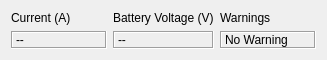
     <widget class="QWidget" name="gridLayoutWidget_6">
      <property name="geometry">
       <rect>
        <x>270</x>
        <y>310</y>
        <width>327</width>
        <height>52</height>
       </rect>
      </property>
      <layout class="QGridLayout" name="battery_info">
       <item row="0" column="2">
        <widget class="QLabel" name="warning_label">
         <property name="text">
          <string>Warnings</string>
         </property>
        </widget>
       </item>
       <item row="0" column="1">
        <widget class="QLabel" name="voltage_label">
         <property name="text">
          <string>Battery Voltage (V)</string>
         </property>
        </widget>
       </item>
       <item row="0" column="0">
        <widget class="QLabel" name="current_label">
         <property name="text">
          <string>Current (A)</string>
         </property>
        </widget>
       </item>
       <item row="1" column="0">
        <widget class="QLabel" name="current_value">
         <property name="layoutDirection">
          <enum>Qt::LeftToRight</enum>
         </property>
         <property name="frameShape">
          <enum>QFrame::Box</enum>
         </property>
         <property name="frameShadow">
          <enum>QFrame::Sunken</enum>
         </property>
         <property name="text">
          <string>--</string>
         </property>
         <property name="alignment">
          <set>Qt::AlignLeading|Qt::AlignLeft|Qt::AlignVCenter</set>
         </property>
        </widget>
       </item>
       <item row="1" column="1">
        <widget class="QLabel" name="voltage_value">
         <property name="layoutDirection">
          <enum>Qt::LeftToRight</enum>
         </property>
         <property name="frameShape">
          <enum>QFrame::Box</enum>
         </property>
         <property name="frameShadow">
          <enum>QFrame::Sunken</enum>
         </property>
         <property name="text">
          <string>--</string>
         </property>
         <property name="alignment">
          <set>Qt::AlignLeading|Qt::AlignLeft|Qt::AlignVCenter</set>
         </property>
        </widget>
       </item>
       <item row="1" column="2">
        <widget class="QLabel" name="warning_value">
         <property name="layoutDirection">
          <enum>Qt::LeftToRight</enum>
         </property>
         <property name="frameShape">
          <enum>QFrame::Box</enum>
         </property>
         <property name="frameShadow">
          <enum>QFrame::Sunken</enum>
         </property>
         <property name="text">
          <string>No Warning</string>
         </property>
         <property name="alignment">
          <set>Qt::AlignLeading|Qt::AlignLeft|Qt::AlignVCenter</set>
         </property>
        </widget>
       </item>
      </layout>
     </widget>
